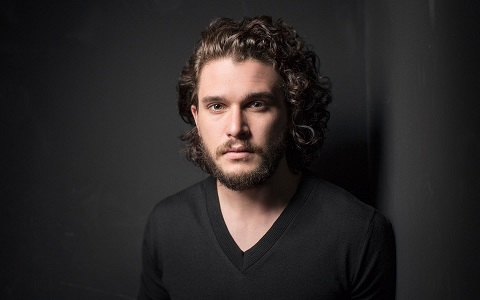
#> input picture Deformacao/9ksVJ.jpg, 480 x 300 px, found by its file name
$ python deformacao.py
#> lines starting #> are read from the running program, lines starting #| are printed output that depends on the picture
import cv2 as cv
import numpy as np
from pathlib import Path

img = cv.imread(str(Path('Deformacao/9ksVJ.jpg')))
#> img is the input picture: shape (300, 480, 3); mean B, G, R 39.2, 39.5, 43.4

right_eye = (215,105)
radius = 30
power = 1.6 # >1.0 for expansion, <1.0 for shrinkage

height, width, _ = img.shape
#> height = 300; width = 480
map_y = np.zeros((height,width),dtype=np.float32)
map_x = np.zeros((height,width),dtype=np.float32)

# create index map
for i in range(height):
    for j in range(width):
        map_y[i][j]=i
        map_x[i][j]=j
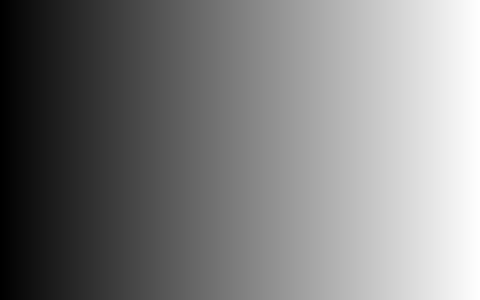
#> map_x: shape (300, 480) float32; min 0, max 479, mean 239.5; drawn with min black and max white
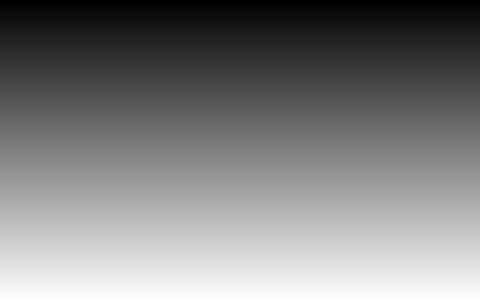
#> map_y: shape (300, 480) float32; min 0, max 299, mean 149.5; drawn with min black and max white

# deform around the right eye
for i in range (-radius, radius):
    for j in range(-radius, radius):
        if (i**2 + j**2 > radius ** 2):
            continue

        if i > 0:
            map_y[right_eye[1] + i][right_eye[0] + j] = right_eye[1] + (i/radius)**power * radius
        if i < 0:
            map_y[right_eye[1] + i][right_eye[0] + j] = right_eye[1] - (-i/radius)**power * radius
        if j > 0:
            map_x[right_eye[1] + i][right_eye[0] + j] = right_eye[0] + (j/radius)**power * radius
        if j < 0:
            map_x[right_eye[1] + i][right_eye[0] + j] = right_eye[0] - (-j/radius)**power * radius

warped=cv.remap(img,map_x,map_y,cv.INTER_LINEAR)
cv.imshow('Imagem Original', img)
cv.imshow('Imagem deformada', warped)
cv.waitKey()
